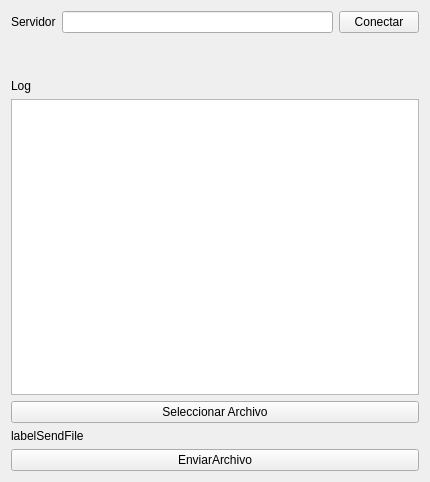
<?xml version="1.0" encoding="UTF-8"?>
<ui version="4.0">
 <class>WidgetMain</class>
 <widget class="QWidget" name="WidgetMain">
  <property name="geometry">
   <rect>
    <x>0</x>
    <y>0</y>
    <width>430</width>
    <height>482</height>
   </rect>
  </property>
  <property name="windowTitle">
   <string>Cliente TCP</string>
  </property>
  <layout class="QVBoxLayout" name="verticalLayout">
   <item>
    <layout class="QHBoxLayout" name="horizontalLayout_3">
     <item>
      <widget class="QLabel" name="label_4">
       <property name="text">
        <string>Servidor</string>
       </property>
      </widget>
     </item>
     <item>
      <widget class="QLineEdit" name="lineEditServer"/>
     </item>
     <item>
      <widget class="QPushButton" name="btnConectarChat">
       <property name="text">
        <string>Conectar</string>
       </property>
      </widget>
     </item>
    </layout>
   </item>
   <item>
    <spacer name="verticalSpacer_3">
     <property name="orientation">
      <enum>Qt::Vertical</enum>
     </property>
     <property name="sizeType">
      <enum>QSizePolicy::Minimum</enum>
     </property>
     <property name="sizeHint" stdset="0">
      <size>
       <width>20</width>
       <height>40</height>
      </size>
     </property>
    </spacer>
   </item>
   <item>
    <widget class="QLabel" name="label_2">
     <property name="text">
      <string>Log</string>
     </property>
    </widget>
   </item>
   <item>
    <widget class="QListWidget" name="listWidget"/>
   </item>
   <item>
    <widget class="QPushButton" name="btnSelectFile">
     <property name="text">
      <string>Seleccionar Archivo</string>
     </property>
    </widget>
   </item>
   <item>
    <widget class="QLabel" name="labelSendFile">
     <property name="text">
      <string>labelSendFile</string>
     </property>
    </widget>
   </item>
   <item>
    <widget class="QPushButton" name="btnSendFile">
     <property name="text">
      <string>EnviarArchivo</string>
     </property>
    </widget>
   </item>
  </layout>
 </widget>
 <layoutdefault spacing="6" margin="11"/>
 <resources/>
 <connections/>
</ui>
